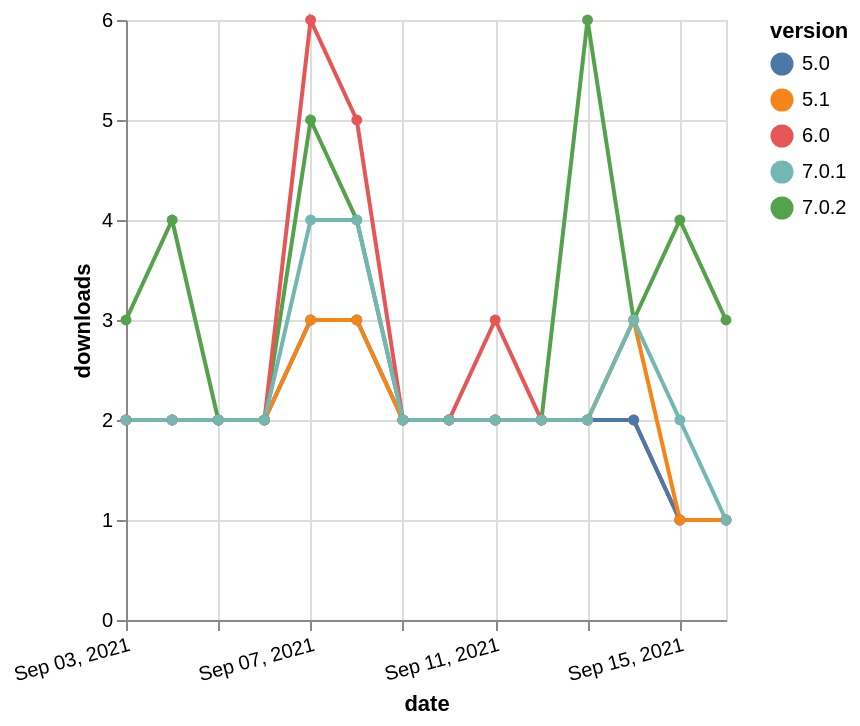

Here is the Vega-Lite specification saved for this chart:
### Vega-Lite specification from a JSON file in a GitHub repository (floating-point values rounded to 4 significant figures)
{"$schema": "https://vega.github.io/schema/vega-lite/v5.json", "description": "A simple bar chart with embedded data.", "data": {"values": [{"date": "2021-09-03", "total": 236, "delta": 3, "version": "7.0.2"}, {"date": "2021-09-04", "total": 240, "delta": 4, "version": "7.0.2"}, {"date": "2021-09-05", "total": 242, "delta": 2, "version": "7.0.2"}, {"date": "2021-09-06", "total": 244, "delta": 2, "version": "7.0.2"}, {"date": "2021-09-07", "total": 249, "delta": 5, "version": "7.0.2"}, {"date": "2021-09-08", "total": 253, "delta": 4, "version": "7.0.2"}, {"date": "2021-09-09", "total": 255, "delta": 2, "version": "7.0.2"}, {"date": "2021-09-10", "total": 257, "delta": 2, "version": "7.0.2"}, {"date": "2021-09-11", "total": 259, "delta": 2, "version": "7.0.2"}, {"date": "2021-09-12", "total": 261, "delta": 2, "version": "7.0.2"}, {"date": "2021-09-13", "total": 267, "delta": 6, "version": "7.0.2"}, {"date": "2021-09-14", "total": 270, "delta": 3, "version": "7.0.2"}, {"date": "2021-09-15", "total": 274, "delta": 4, "version": "7.0.2"}, {"date": "2021-09-16", "total": 277, "delta": 3, "version": "7.0.2"}, {"date": "2021-09-03", "total": 1767, "delta": 2, "version": "6.0"}, {"date": "2021-09-04", "total": 1769, "delta": 2, "version": "6.0"}, {"date": "2021-09-05", "total": 1771, "delta": 2, "version": "6.0"}, {"date": "2021-09-06", "total": 1773, "delta": 2, "version": "6.0"}, {"date": "2021-09-07", "total": 1779, "delta": 6, "version": "6.0"}, {"date": "2021-09-08", "total": 1784, "delta": 5, "version": "6.0"}, {"date": "2021-09-09", "total": 1786, "delta": 2, "version": "6.0"}, {"date": "2021-09-10", "total": 1788, "delta": 2, "version": "6.0"}, {"date": "2021-09-11", "total": 1791, "delta": 3, "version": "6.0"}, {"date": "2021-09-12", "total": 1793, "delta": 2, "version": "6.0"}, {"date": "2021-09-13", "total": 1795, "delta": 2, "version": "6.0"}, {"date": "2021-09-14", "total": 1797, "delta": 2, "version": "6.0"}, {"date": "2021-09-15", "total": 1798, "delta": 1, "version": "6.0"}, {"date": "2021-09-16", "total": 1799, "delta": 1, "version": "6.0"}, {"date": "2021-09-03", "total": 2390, "delta": 2, "version": "5.0"}, {"date": "2021-09-04", "total": 2392, "delta": 2, "version": "5.0"}, {"date": "2021-09-05", "total": 2394, "delta": 2, "version": "5.0"}, {"date": "2021-09-06", "total": 2396, "delta": 2, "version": "5.0"}, {"date": "2021-09-07", "total": 2399, "delta": 3, "version": "5.0"}, {"date": "2021-09-08", "total": 2402, "delta": 3, "version": "5.0"}, {"date": "2021-09-09", "total": 2404, "delta": 2, "version": "5.0"}, {"date": "2021-09-10", "total": 2406, "delta": 2, "version": "5.0"}, {"date": "2021-09-11", "total": 2408, "delta": 2, "version": "5.0"}, {"date": "2021-09-12", "total": 2410, "delta": 2, "version": "5.0"}, {"date": "2021-09-13", "total": 2412, "delta": 2, "version": "5.0"}, {"date": "2021-09-14", "total": 2414, "delta": 2, "version": "5.0"}, {"date": "2021-09-15", "total": 2415, "delta": 1, "version": "5.0"}, {"date": "2021-09-16", "total": 2416, "delta": 1, "version": "5.0"}, {"date": "2021-09-03", "total": 2726, "delta": 2, "version": "5.1"}, {"date": "2021-09-04", "total": 2728, "delta": 2, "version": "5.1"}, {"date": "2021-09-05", "total": 2730, "delta": 2, "version": "5.1"}, {"date": "2021-09-06", "total": 2732, "delta": 2, "version": "5.1"}, {"date": "2021-09-07", "total": 2735, "delta": 3, "version": "5.1"}, {"date": "2021-09-08", "total": 2738, "delta": 3, "version": "5.1"}, {"date": "2021-09-09", "total": 2740, "delta": 2, "version": "5.1"}, {"date": "2021-09-10", "total": 2742, "delta": 2, "version": "5.1"}, {"date": "2021-09-11", "total": 2744, "delta": 2, "version": "5.1"}, {"date": "2021-09-12", "total": 2746, "delta": 2, "version": "5.1"}, {"date": "2021-09-13", "total": 2748, "delta": 2, "version": "5.1"}, {"date": "2021-09-14", "total": 2751, "delta": 3, "version": "5.1"}, {"date": "2021-09-15", "total": 2752, "delta": 1, "version": "5.1"}, {"date": "2021-09-16", "total": 2753, "delta": 1, "version": "5.1"}, {"date": "2021-09-03", "total": 839, "delta": 2, "version": "7.0.1"}, {"date": "2021-09-04", "total": 841, "delta": 2, "version": "7.0.1"}, {"date": "2021-09-05", "total": 843, "delta": 2, "version": "7.0.1"}, {"date": "2021-09-06", "total": 845, "delta": 2, "version": "7.0.1"}, {"date": "2021-09-07", "total": 849, "delta": 4, "version": "7.0.1"}, {"date": "2021-09-08", "total": 853, "delta": 4, "version": "7.0.1"}, {"date": "2021-09-09", "total": 855, "delta": 2, "version": "7.0.1"}, {"date": "2021-09-10", "total": 857, "delta": 2, "version": "7.0.1"}, {"date": "2021-09-11", "total": 859, "delta": 2, "version": "7.0.1"}, {"date": "2021-09-12", "total": 861, "delta": 2, "version": "7.0.1"}, {"date": "2021-09-13", "total": 863, "delta": 2, "version": "7.0.1"}, {"date": "2021-09-14", "total": 866, "delta": 3, "version": "7.0.1"}, {"date": "2021-09-15", "total": 868, "delta": 2, "version": "7.0.1"}, {"date": "2021-09-16", "total": 869, "delta": 1, "version": "7.0.1"}]}, "width": "container", "mark": {"type": "line", "point": {"filled": true}}, "encoding": {"x": {"field": "date", "type": "temporal", "timeUnit": "yearmonthdate", "title": "date", "axis": {"labelAngle": -15}}, "y": {"field": "delta", "type": "quantitative", "title": "downloads"}, "color": {"field": "version", "type": "nominal"}, "tooltip": {"field": "delta"}}}
